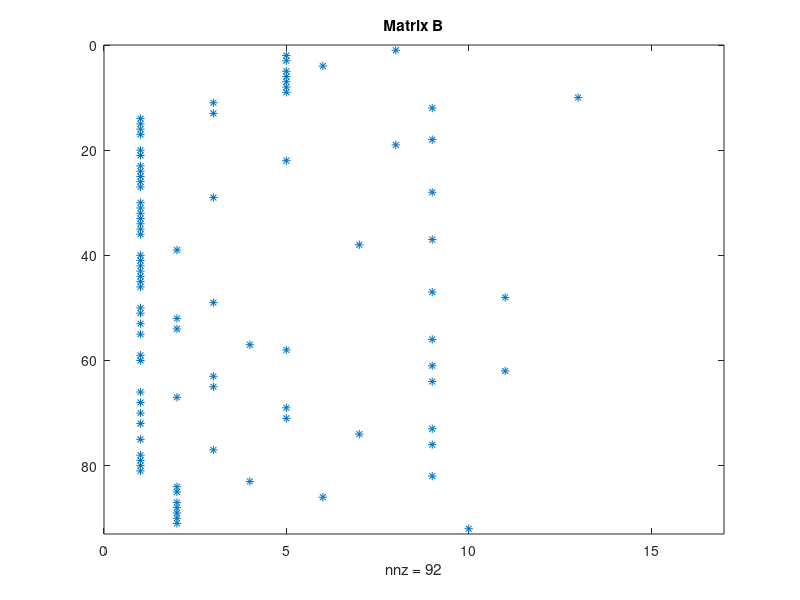
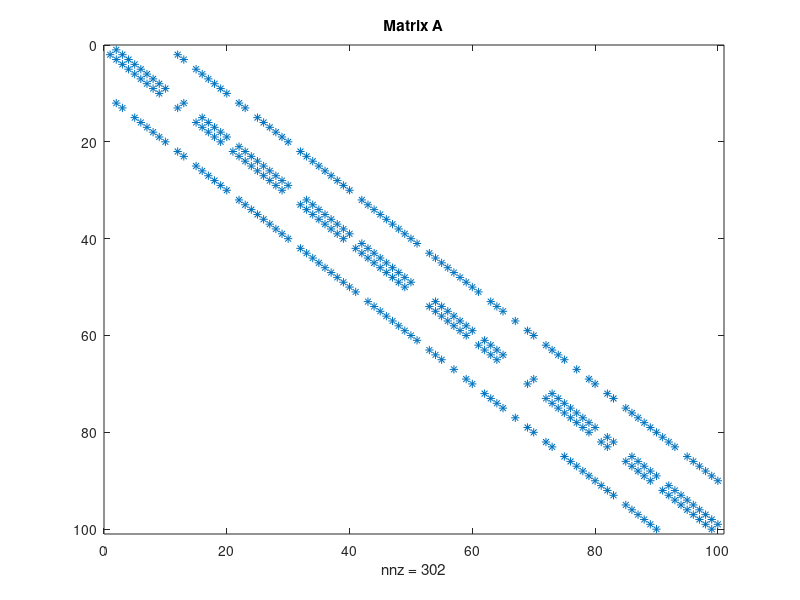

Source code (MATLAB) for these figures, in order: (Note: this script raises an error after producing the figures.)
%% Offline Computation
%grid alteral size
gridLateral = 10;

%random occupancy
stateSpace = rand(gridLateral)<0.1;

%obstacles
idObst = find(stateSpace);

%Free spots
freeStates = find(~stateSpace);

%initial assumptions 4 direction moving and sensing
numSensedDirections=4;

% Pre-alocation of sparse matrix
A = spalloc (gridLateral,gridLateral,gridLateral*4);
B = spalloc(numel(freeStates),2^(numSensedDirections),numel(freeStates)); %Depending on number of directions measured

%Compute reduced form of B
for iStates = 1:numel(freeStates)
    
    %pre process each position
    pos = freeStates(iStates);
    
    %adjacent positions in linear indexing
    Adj = [pos + gridLateral; pos-1; pos - gridLateral; pos+1];
    
    % sonar's response
    sensArray = ~([ Adj(1) <= gridLateral^2;rem(Adj(2),gridLateral) ~= 0;
                    Adj(3) > 0;rem(Adj(4),gridLateral) ~= 1] & ... %borders
                    ~ismember(Adj,idObst)); %obstacles
    
    %%%%%%%%%%%%%%%%%%%%%%%%%%%%%%%%%%%%%%%
    % Create Matrix B
    % Go through all the possible measuments (this case = 2⁴ = 16 possibilities)
    for kMeasurement = 1: ( 2^(numel(Adj)  )  )
        
        if  (kMeasurement-1)== bi2de(sensArray')
            B(iStates,kMeasurement)=1;
        end
    end
    
     %%%%%%%%%%%%%%%%%%%%%%%%%%%%%%%%%%%%%%%
    % Create Matrix A
    for jPsbStates=1: numSensedDirections
        
        if sensArray(jPsbStates)==0;
            A(pos,Adj(jPsbStates))= 1/ sum(sensArray);
        end
    end
    
end

% Vizualization of matrix B and A
spy(B);title('Matrix B');pause; close;
figure();
spy(A); title('Matrix A');pause; close ;


%% Initial state probability and correspodent image generation
Pi = ones(size(freeStates))/numel(freeStates);

imPi = NaN(gridLateral);
imPi(freeStates) = Pi;


%% Online 

%Robot initialization
% pos0 = freeStates(randi(numel(freeStates),1));
pos0 = datasample(freeStates,1);
pos = pos0;

%Initial Filtering
sensInt =  B(pos == freeStates);
alpha = (B == sensInt).*Pi;
Pi = alpha./sum(alpha);
alpha_old = alpha;
imPi(freeStates) = Pi;



%% Quick visualization
hFigure = figure(1);
[iy,ix]=ind2sub([gridLateral,gridLateral],[idObst;pos]);
hImage = image(imPi);
hold on
hPlot = plot(ix(1:end-1),iy(1:end-1),'xg',ix(end),iy(end),'.k');
%rectangle('Position',[0,0,gridLateral+1,gridLateral+1]);
xlim([-1,gridLateral+2])
ylim([-1,gridLateral+2])
hAxis = gca;
hold off

set(hAxis,'CLim',[0 1])
set(hImage,'CDataMapping','scaled')


%% Stop if mouse button is pressed
set(hFigure,'ButtonDownFcn','out = true;');
set(gca,'ButtonDownFcn','out = true;');

%initial assumptions 4 direction moving and sensing
out = false;

% while ~out
    
    %%%%%%%%%%%%%%%%%%%%
    % Where can you go?
    %%%%%%%%%%%%%%%%%%%%
    
    %adjacent positions in linear indexing
    Adj = [pos + gridLateral; pos-1; pos - gridLateral; pos+1];
    
    %elegible positions to move aka opposite of sonar's response
    elegAdj = ~de2bi(sensInt,4)';
    psbMov = Adj(elegAdj);
    a_i = ones(size(psbMov))./numel(psbMov);
    
    %Movement decision
    pos = datasample(Adj(elegAdj),1);
    
    %draw updated position
    [iy,ix]=ind2sub([gridLateral,gridLateral],pos);
    set(hPlot(2),'XData',ix(end),'YData',iy(end));
    
    %%%%%%%%%%%%%%%%%%%%
    % Where can I be?
    %%%%%%%%%%%%%%%%%%%%
    sensInt =  B(pos == freeStates);
    alpha = (B == sensInt);
    
    for j = find(alpha)
        
    end
    
    %%%%%%%%%%%%%%%%%%%%
    % What can 
    %%%%%%%%%%%%%%%%%%%%
    %pause(0.5)
% end

%close(hFigure)
